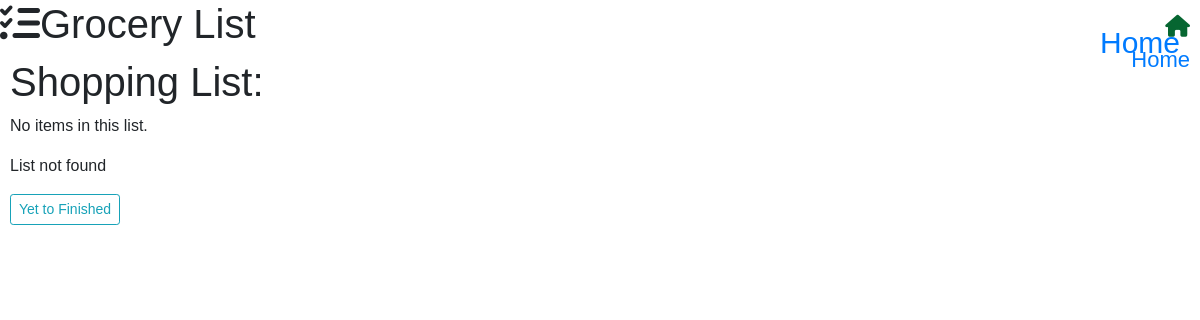
Before: /projectG/shopnow/5/ (signed in) with the older database file.
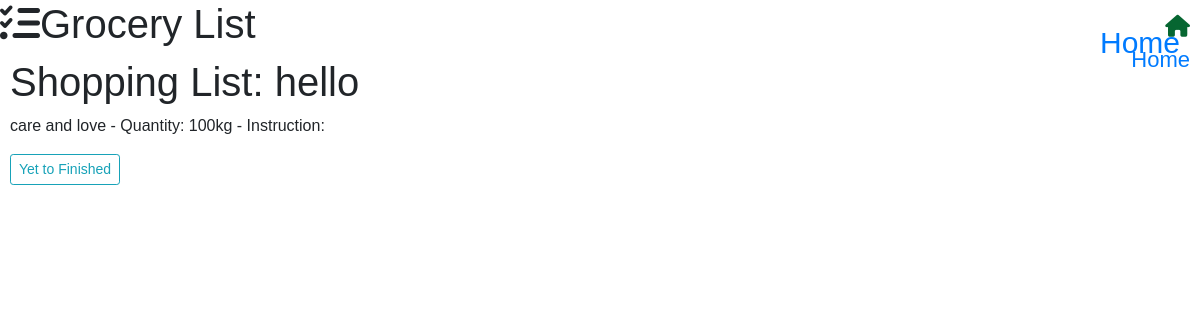
After: the same page with the newer database file.
### projectG/models.py (models this page shows, shortened)
class GroceryList(models.Model):
    name = models.CharField(max_length=100)
    finished = models.BooleanField(default=False)
    saved_list = models.BooleanField(default=False)
    timestamp = models.DateTimeField(auto_now_add=True)
    user = models.ForeignKey(User, on_delete=models.CASCADE,default=None)  # User who created the list
    shared_with = models.ManyToManyField(User, related_name='shared_lists', blank=True)

class GroceryItem(models.Model):
    list = models.ForeignKey(GroceryList, on_delete=models.CASCADE)  # Add this line
    name = models.CharField(max_length=100)
    quantity = models.CharField(max_length=50)
    instruction = models.CharField(max_length=200)
    user = models.ForeignKey(User, on_delete=models.CASCADE, related_name="userName")
    added=models.BooleanField(default=False)

### projectG/views.py (the view)
# urls.py: path('shopnow/<int:list_id>/', views.shopnow_view, name='shopnow_view'),
@login_required
def shopnow_view(request, list_id):
    try:
        grocery_list = GroceryList.objects.get(id=list_id)
        items = GroceryItem.objects.filter(list=grocery_list)
        print("ffffffffffffffshop now")
        context = {
            'list_name': grocery_list.name,
            'items': items,
            'finished' :grocery_list.finished,
        }
        return render(request, 'shopnow.html', context)
    except GroceryList.DoesNotExist:
        return render(request, 'shopnow.html', {'error_message': 'List not found'})

### projectG/templates/shopnow.html (shortened to what this page needs)
{% extends "layout.html" %}
{% load static %}
{% block body %}
</head>
<body>
    <h1>Shopping List: {{ list_name }}</h1>
    <div style="position: absolute; top: 20px; right: 20px;font-size: 30px;">
        <a href="http://127.0.0.1:8000/projectG/">Home</a>
    </div>
    <ul class="listed-items">
        {% if items %}
            {% for item in items %}
             <li class="{% if item.added %}done{% endif %}" data-item-id="{{ item.id }}" onclick="toggleDone(this);" title="Click to mark as done">
                {{ item.name }} - Quantity: {{ item.quantity }} - Instruction: {{ item.instruction }}
             </li>
            {% endfor %}
        {% else %}
            <li>No items in this list.</li>
        {% endif %}
    </ul>
    {% if error_message %}
        <p>{{ error_message }}</p>
    {% endif %}
    <button class="btn btn-sm btn-outline-info" onclick="toggleTaskStatus('{{ list_id }}', this)">
        {% if finished == True %}
            Finished
        {% else %}
            Yet to Finished
        {% endif %}
    </button>
{% endblock %}

Changed rows visible on the page:
added GroceryList: name "hello"
added GroceryItem: name "care and love", quantity "100kg"
Other visible differences:
{{ error_message }}: "List not found" → (not shown)
text no longer shown: "No items in this list."
